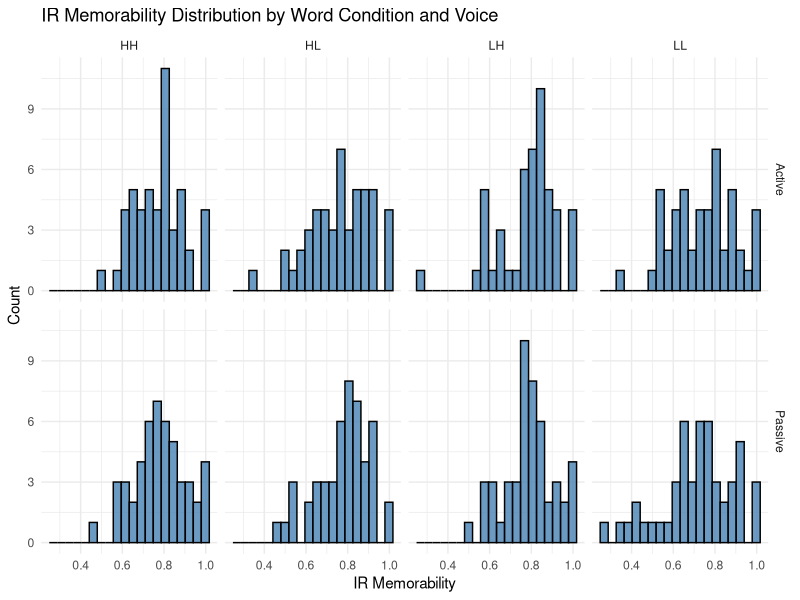
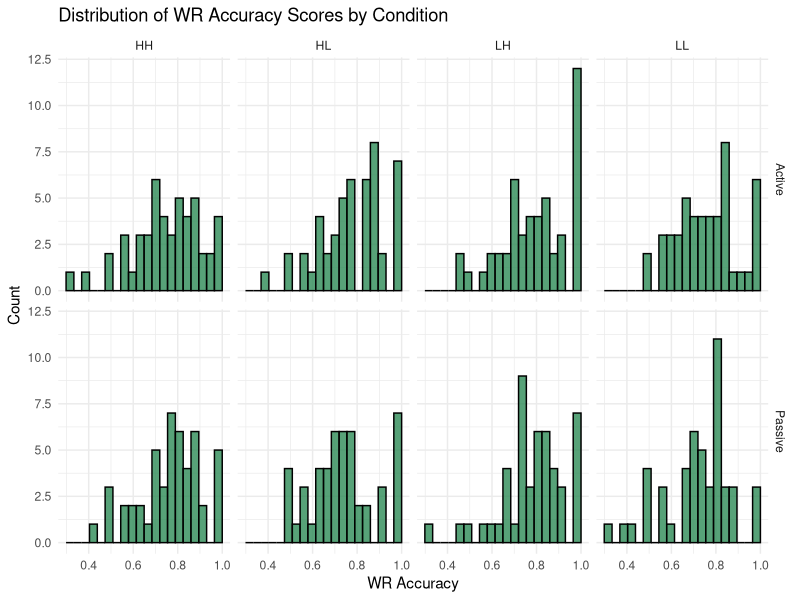
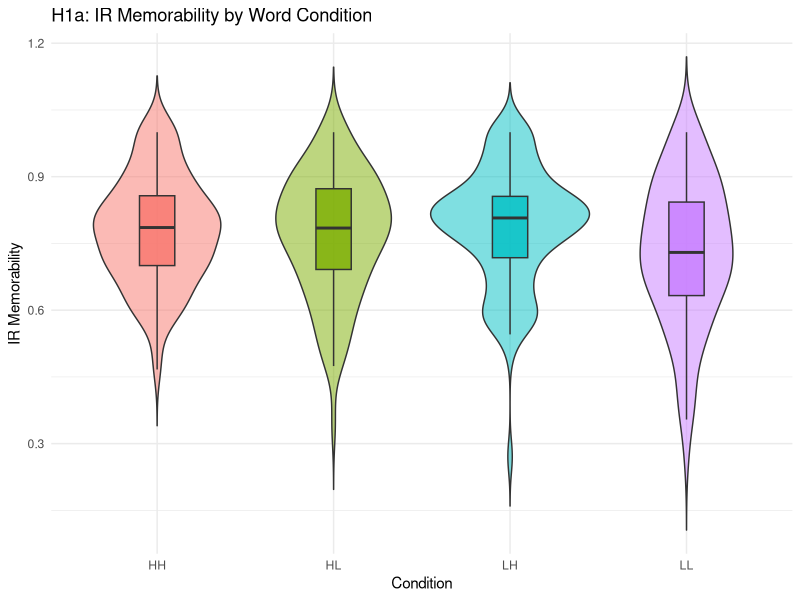
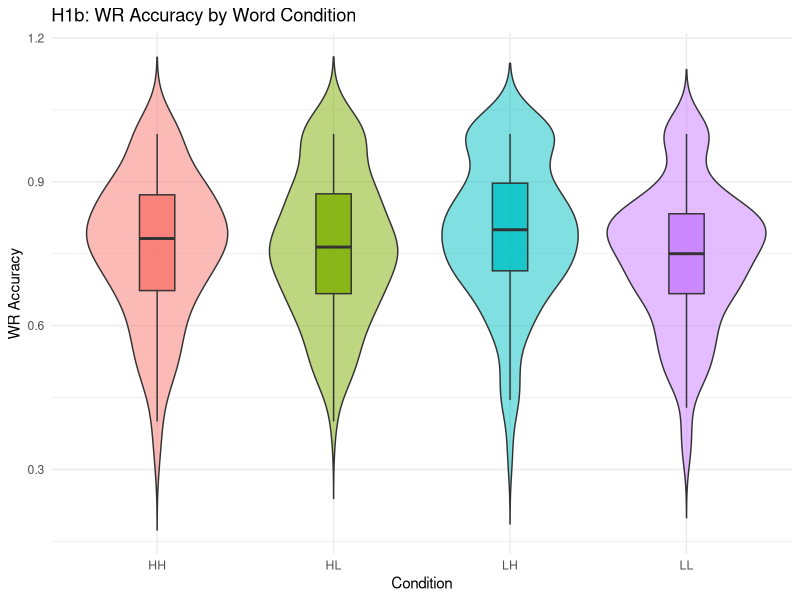
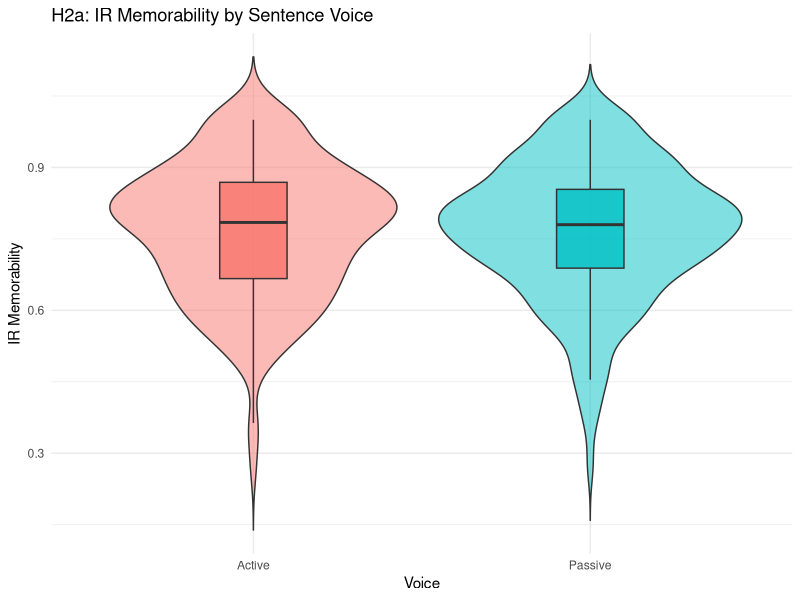
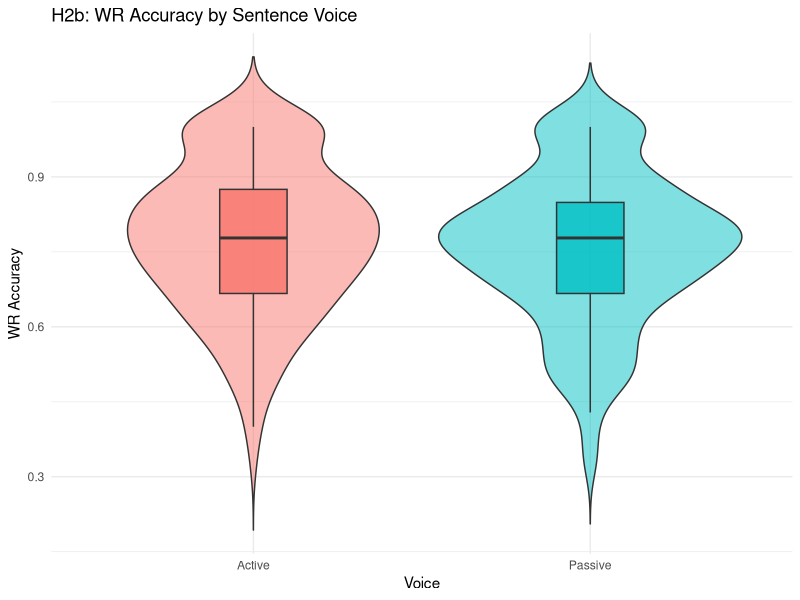
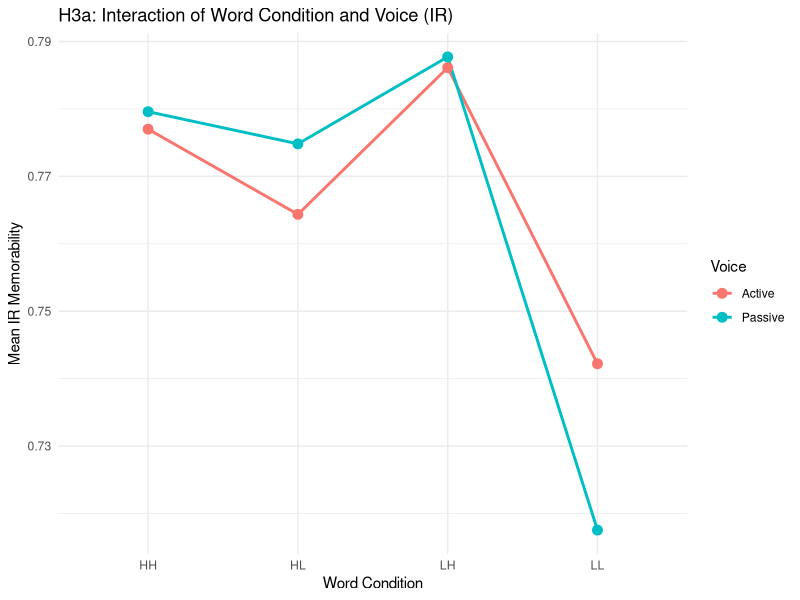
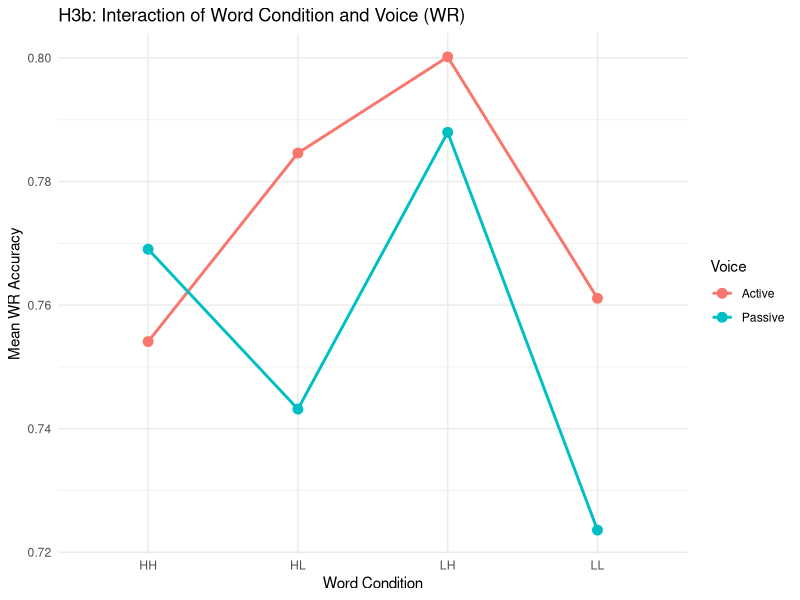

Source code (R) for these figures, in order:
## ---- chunk 1
library(tidyverse)
library(stringr)
## ---- chunk 2
raw_dataset <- read_csv(
  "sentence_memorability_data.csv",
  na = c("", "NA", "N/A"),
  show_col_types = FALSE
)

aggregated_matrix <- raw_dataset %>%
  filter(isTarget == TRUE) %>%
  arrange(participant_ID, Stimulus, Timestamp) %>%
  mutate(
    # mapping conditions
    Word_Condition = case_when(
  str_detect(Stimulus, "^HH_")  ~ "HH",
  str_detect(Stimulus, "^HVL_") ~ "HL",
  str_detect(Stimulus, "^LVH_") ~ "LH",
  str_detect(Stimulus, "^LVL_") ~ "LL"
),
    Word_Condition = factor(Word_Condition, levels = c("HH","HL","LH","LL")),

    Sentence_Voice = case_when(
      str_detect(Stimulus, "_A$") ~ "Active",
      str_detect(Stimulus, "_P$") ~ "Passive",
      TRUE ~ NA_character_
    ),
    Sentence_Voice = factor(Sentence_Voice, levels = c("Active", "Passive")),

    Accuracy.IR = suppressWarnings(as.numeric(Accuracy.IR)),
    Accuracy.WR = suppressWarnings(as.numeric(Accuracy.WR)),

    # store previous IR result
    prev_IR = lag(Accuracy.IR)
  ) %>%
  group_by(Stimulus, Word_Condition, Sentence_Voice) %>%
  summarise(

    # IR components
    Total_Repeats = sum(isRepeat == TRUE & Event == "Sentence shown", na.rm = TRUE),
    Total_Denom = sum(is.na(isRepeat) & Event == "Sentence shown"),
    Hits = sum(Event == "IR pressed" & isRepeat == TRUE & Accuracy.IR == 1, na.rm = TRUE),
    False_Alarms = sum(Event == "IR pressed" & is.na(isRepeat), na.rm = TRUE),

    # IR metrics
    Hit_Rate = if_else(Total_Repeats > 0, Hits / Total_Repeats, 0),
    False_Alarm_Rate = if_else(Total_Denom > 0, False_Alarms / Total_Denom, 0),
    IR_Memorability = Hit_Rate - False_Alarm_Rate,

    # WR components (after correct IR)
    WR_correct = sum(Event == "WR pressed" & Accuracy.WR == 1 & prev_IR == 1, na.rm = TRUE),
    WR_total   = sum(Event == "WR pressed" & prev_IR == 1, na.rm = TRUE),

    # WR metric
    WR_Accuracy = if_else(WR_total > 0, WR_correct / WR_total, 0),

    .groups = "drop"
  ) %>%
  mutate(WR_Accuracy = replace_na(WR_Accuracy, 0))
## ---- chunk 3
# Graph 1: Histogram of IR Memorability Scores
ggplot(aggregated_matrix, aes(x = IR_Memorability)) +
  geom_histogram(bins = 20, fill = "steelblue", color = "black", alpha = 0.8) +
  facet_grid(Sentence_Voice ~ Word_Condition) +
  labs(
    title = "IR Memorability Distribution by Word Condition and Voice",
    x = "IR Memorability",
    y = "Count"
  ) +
  theme_minimal()

# Graph 2: Histogram of WR Accuracy Scores
ggplot(aggregated_matrix, aes(x = WR_Accuracy)) +
  geom_histogram(bins = 20, fill = "seagreen", color = "black", alpha = 0.8) +
  facet_grid(Sentence_Voice ~ Word_Condition) +
  labs(
    title = "Distribution of WR Accuracy Scores by Condition",
    x = "WR Accuracy",
    y = "Count"
  ) +
  theme_minimal()
## ---- chunk 4
# Graph 3 (H1a): Violin & Boxplot for IR by Word Condition
ggplot(aggregated_matrix, aes(x = Word_Condition, y = IR_Memorability, fill = Word_Condition)) +
  geom_violin(trim = FALSE, alpha = 0.5) +
  geom_boxplot(width = 0.2, outlier.shape = NA, alpha = 0.8) +
  labs(title = "H1a: IR Memorability by Word Condition", x = "Condition", y = "IR Memorability") +
  theme_minimal() + theme(legend.position = "none")

# Graph 4 (H1b): Violin & Boxplot for WR by Word Condition
ggplot(aggregated_matrix, aes(x = Word_Condition, y = WR_Accuracy, fill = Word_Condition)) +
  geom_violin(trim = FALSE, alpha = 0.5) +
  geom_boxplot(width = 0.2, outlier.shape = NA, alpha = 0.8) +
  labs(title = "H1b: WR Accuracy by Word Condition", x = "Condition", y = "WR Accuracy") +
  theme_minimal() + theme(legend.position = "none")
## ---- chunk 5
# Graph 5 (H2a): Violin & Boxplot for IR by Voice
ggplot(aggregated_matrix %>% drop_na(Sentence_Voice), aes(x = Sentence_Voice, y = IR_Memorability, fill = Sentence_Voice)) +
  geom_violin(trim = FALSE, alpha = 0.5) +
  geom_boxplot(width = 0.2, outlier.shape = NA, alpha = 0.8) +
  labs(title = "H2a: IR Memorability by Sentence Voice", x = "Voice", y = "IR Memorability") +
  theme_minimal() + theme(legend.position = "none")

# Graph 6 (H2b): Violin & Boxplot for WR by Voice
ggplot(aggregated_matrix %>% drop_na(Sentence_Voice), aes(x = Sentence_Voice, y = WR_Accuracy, fill = Sentence_Voice)) +
  geom_violin(trim = FALSE, alpha = 0.5) +
  geom_boxplot(width = 0.2, outlier.shape = NA, alpha = 0.8) +
  labs(title = "H2b: WR Accuracy by Sentence Voice", x = "Voice", y = "WR Accuracy") +
  theme_minimal() + theme(legend.position = "none")
## ---- chunk 6
interaction_data <- aggregated_matrix %>%
  drop_na(Word_Condition, Sentence_Voice) %>%
  group_by(Word_Condition, Sentence_Voice) %>%
  summarise(
    Mean_IR = mean(IR_Memorability, na.rm = TRUE),
    Mean_WR = mean(WR_Accuracy, na.rm = TRUE),
    .groups = 'drop'
  )

# Graph 7 (H3a): Interaction Plot for IR
ggplot(interaction_data, aes(x = Word_Condition, y = Mean_IR, color = Sentence_Voice, group = Sentence_Voice)) +
  geom_line(linewidth = 1) + geom_point(size = 3) +
  labs(title = "H3a: Interaction of Word Condition and Voice (IR)", x = "Word Condition", y = "Mean IR Memorability", color = "Voice") +
  theme_minimal()

# Graph 8 (H3b): Interaction Plot for WR 
ggplot(interaction_data, aes(x = Word_Condition, y = Mean_WR, color = Sentence_Voice, group = Sentence_Voice)) +
  geom_line(linewidth = 1) + geom_point(size = 3) +
  labs(title = "H3b: Interaction of Word Condition and Voice (WR)", x = "Word Condition", y = "Mean WR Accuracy", color = "Voice") +
  theme_minimal()
## ---- chunk 7
aggregated_scaled <- aggregated_matrix %>%
  mutate(
    IR_scaled = as.numeric(scale(IR_Memorability)),
    WR_scaled = as.numeric(scale(WR_Accuracy))
  )

# Calculate average scaled IR and WR scores and their standard errors for each word condition
effect_data <- aggregated_scaled %>%
  drop_na(Word_Condition, Sentence_Voice) %>%
  group_by(Word_Condition) %>%
  summarise(
    IR_mean = mean(IR_scaled, na.rm=TRUE),
    IR_se = sd(IR_scaled, na.rm=TRUE)/sqrt(n()),
    WR_mean = mean(WR_scaled, na.rm=TRUE),
    WR_se = sd(WR_scaled, na.rm=TRUE)/sqrt(n()),
    .groups="drop"
  )

# Graph 9 (H4): Word Memorability effects on IR vs WR
effect_data_long <- effect_data %>%
  pivot_longer(cols = c(IR_mean, WR_mean), names_to = "Metric", values_to = "Mean") %>%
  mutate(SE = ifelse(Metric == "IR_mean", IR_se, WR_se))

ggplot(effect_data_long, aes(x = Word_Condition, y = Mean, fill = Metric)) +
  geom_bar(stat = "identity", position = position_dodge()) +
  geom_errorbar(aes(ymin = Mean - SE, ymax = Mean + SE), width = 0.2, position = position_dodge(0.9)) +
  labs(title = "H4: Word Memorability Effect Magnitude (IR vs WR)", x = "Word Condition", y = "Score Magnitude") +
  scale_fill_manual(values = c("steelblue", "seagreen"), labels = c("IR Memorability", "WR Accuracy")) +
  theme_minimal()

# Graph 10 (H5): Sentence Voice effects on IR vs WR
voice_effect <- aggregated_scaled %>%
  drop_na(Sentence_Voice) %>%
  group_by(Sentence_Voice) %>%
  summarise(
    IR_mean = mean(IR_scaled, na.rm=TRUE),
    IR_se = sd(IR_scaled, na.rm=TRUE)/sqrt(n()),
    WR_mean = mean(WR_scaled, na.rm=TRUE),
    WR_se = sd(WR_scaled, na.rm=TRUE)/sqrt(n()),
    .groups="drop"
  ) %>%
  pivot_longer(cols = c(IR_mean, WR_mean), names_to = "Metric", values_to = "Mean") %>%
  mutate(SE = ifelse(Metric == "IR_mean", IR_se, WR_se))

ggplot(voice_effect, aes(x = Sentence_Voice, y = Mean, fill = Metric)) +
  geom_bar(stat = "identity", position = position_dodge()) +
  geom_errorbar(aes(ymin = Mean - SE, ymax = Mean + SE), width = 0.2, position = position_dodge(0.9)) +
  labs(title = "H5: Sentence Voice Effect Magnitude (IR vs WR)", x = "Sentence Voice", y = "Score Magnitude") +
  scale_fill_manual(values = c("steelblue", "seagreen"), labels = c("IR Memorability", "WR Accuracy")) +
  theme_minimal()
## ---- chunk 8
# Descriptive stats by Word Condition
desc_word <- aggregated_matrix %>%
  drop_na(Word_Condition) %>%
  group_by(Word_Condition) %>%
  summarise(
    IR_mean = mean(IR_Memorability, na.rm = TRUE),
    IR_sd = sd(IR_Memorability, na.rm = TRUE),
    IR_median = median(IR_Memorability, na.rm = TRUE),

    WR_mean = mean(WR_Accuracy, na.rm = TRUE),
    WR_sd = sd(WR_Accuracy, na.rm = TRUE),
    WR_median = median(WR_Accuracy, na.rm = TRUE),

    n = n(),
    .groups = "drop"
  )

print(desc_word)
## ---- chunk 9
# Descriptive stats by Sentence Voice
desc_voice <- aggregated_matrix %>%
  drop_na(Sentence_Voice) %>%
  group_by(Sentence_Voice) %>%
  summarise(
    IR_mean = mean(IR_Memorability, na.rm = TRUE),
    IR_sd = sd(IR_Memorability, na.rm = TRUE),
    IR_median = median(IR_Memorability, na.rm = TRUE),

    WR_mean = mean(WR_Accuracy, na.rm = TRUE),
    WR_sd = sd(WR_Accuracy, na.rm = TRUE),
    WR_median = median(WR_Accuracy, na.rm = TRUE),

    n = n(),
    .groups = "drop"
  )

print(desc_voice)
## ---- chunk 10
kruskal_ir_word <- kruskal.test(IR_Memorability ~ Word_Condition, data = aggregated_matrix)
print(kruskal_ir_word)
## ---- chunk 11
kruskal_wr_word <- kruskal.test(WR_Accuracy ~ Word_Condition, data = aggregated_matrix)
print(kruskal_wr_word)
## ---- chunk 12
mw_ir_voice <- wilcox.test(
  IR_Memorability ~ Sentence_Voice,
  data = aggregated_matrix,
  exact = FALSE
)

print(mw_ir_voice)
## ---- chunk 13
mw_wr_voice <- wilcox.test(
  WR_Accuracy ~ Sentence_Voice,
  data = aggregated_matrix,
  exact = FALSE
)

print(mw_wr_voice)
## ---- chunk 14
# Create categorical correctness variables
processed_trials <- raw_dataset %>%
  filter(isTarget == TRUE) %>%
  arrange(participant_ID, Stimulus, Timestamp) %>%
  group_by(participant_ID, Stimulus) %>%
  mutate(
    Word_Condition = case_when(
      str_detect(Stimulus, "^HH_")  ~ "HH",
      str_detect(Stimulus, "^HVL_") ~ "HL",
      str_detect(Stimulus, "^LVH_") ~ "LH",
      str_detect(Stimulus, "^LVL_") ~ "LL"
    ),
    Word_Condition = factor(Word_Condition, levels = c("HH", "HL", "LH", "LL")),

    Sentence_Voice = case_when(
      str_detect(Stimulus, "_A$") ~ "Active",
      str_detect(Stimulus, "_P$") ~ "Passive",
      TRUE ~ NA_character_
    ),
    Sentence_Voice = factor(Sentence_Voice, levels = c("Active", "Passive")),

    Accuracy.IR = suppressWarnings(as.numeric(Accuracy.IR)),
    Accuracy.WR = suppressWarnings(as.numeric(Accuracy.WR)),
    prev_IR = lag(Accuracy.IR)
  ) %>%
  ungroup()

ir_data <- processed_trials %>%
  filter(Event == "IR pressed") %>%
  mutate(
    IR_Result = case_when(
      isRepeat == TRUE & Accuracy.IR == 1 ~ "Correct",
      is.na(isRepeat) ~ "Incorrect",
      TRUE ~ NA_character_
    )
  ) %>%
  filter(!is.na(IR_Result))

wr_data <- processed_trials %>%
  filter(Event == "WR pressed", prev_IR == 1) %>%
  mutate(
    WR_Result = case_when(
      Accuracy.WR == 1 ~ "Correct",
      Accuracy.WR == 0 ~ "Incorrect",
      TRUE ~ NA_character_
    )
  ) %>%
  filter(!is.na(WR_Result))



ir_word_table <- table(ir_data$Word_Condition, ir_data$IR_Result)
fisher_ir_word <- fisher.test(ir_word_table)
print(fisher_ir_word)

wr_word_table <- table(wr_data$Word_Condition, wr_data$WR_Result)
fisher_wr_word <- fisher.test(wr_word_table)
print(fisher_wr_word)

ir_voice_table <- table(ir_data$Sentence_Voice, ir_data$IR_Result)
fisher_ir_voice <- fisher.test(ir_voice_table)
print(fisher_ir_voice)

wr_voice_table <- table(wr_data$Sentence_Voice, wr_data$WR_Result)
fisher_wr_voice <- fisher.test(wr_voice_table)
print(fisher_wr_voice)
## ---- chunk 15
# Create categorical correctness variables

ir_word_table <- table(ir_data$Word_Condition, ir_data$IR_Result)
chisq_ir_word <- chisq.test(ir_word_table)
print(chisq_ir_word)

wr_word_table <- table(wr_data$Word_Condition, wr_data$WR_Result)
chisq_wr_word <- chisq.test(wr_word_table)
print(chisq_wr_word)

ir_voice_table <- table(ir_data$Sentence_Voice, ir_data$IR_Result)
chisq_ir_voice <- chisq.test(ir_voice_table)
print(chisq_ir_voice)

wr_voice_table <- table(wr_data$Sentence_Voice, wr_data$WR_Result)
chisq_wr_voice <- chisq.test(wr_voice_table)
print(chisq_wr_voice)
## ---- chunk 16
# library(tidyverse)
# library(ggcorrplot)
# 
# library(dplyr)
# library(ggcorrplot)
# 
# #  The complete numeric correlation data
# cor_data <- aggregated_matrix %>%
#   select(
#     IR_Memorability,
#     WR_Accuracy,
#     Hit_Rate,
#     False_Alarm_Rate,
#     Hits,
#     False_Alarms,
#     Total_Repeats,
#     Total_Denom,
#     WR_correct,
#     WR_total
#   )
# 
# # Variable order
# var_order <- c(
#   "IR_Memorability",
#   "Hit_Rate",
#   "False_Alarm_Rate",
#   "Hits",
#   "False_Alarms",
#   "Total_Repeats",
#   "Total_Denom",
#   "WR_Accuracy",
#   "WR_correct",
#   "WR_total"
# )
# 
# # Compute Spearman correlation matrix
# cor_matrix <- cor(cor_data, method = "spearman", use = "complete.obs")
# 
# # Reorder matrix
# cor_matrix <- cor_matrix[var_order, var_order]
# 
# # Reorder correlation matrix and visualize pairwise relationships between variables using a Spearman correlation heatmap
# cor_matrix_plot <- cor_matrix[rev(rownames(cor_matrix)), ]
# 
# ggcorrplot(
#   cor_matrix_plot,
#   method = "square",
#   type = "lower",
#   lab = TRUE,
#   lab_size = 3,
#   hc.order = FALSE,
#   colors = c("#d73027", "white", "#1a9850"),
#   title = "Spearman Correlation Matrix: All Variables",
#   ggtheme = theme_minimal()
# )
## ---- chunk 17
ir_wr_counts <- raw_dataset %>%
  arrange(participant_ID, Stimulus, Timestamp) %>%
  group_by(participant_ID) %>%  
  mutate(
    Accuracy.IR = suppressWarnings(as.numeric(Accuracy.IR)),
    Accuracy.WR = suppressWarnings(as.numeric(Accuracy.WR)),
    prev_IR = lag(Accuracy.IR)
  ) %>%
  ungroup() %>%
  summarise(
    IR_Total = sum(Event == "IR pressed", na.rm = TRUE),
    IR_Correct = sum(Event == "IR pressed" & Accuracy.IR == 1 & isRepeat==TRUE, na.rm = TRUE),
    IR_Incorrect = sum(Event == "IR pressed" & Accuracy.IR == 0, na.rm = TRUE),

    WR_Total = sum(Event == "WR pressed" & prev_IR == 1, na.rm = TRUE),
    WR_Correct = sum(Event == "WR pressed" & Accuracy.WR == 1 & prev_IR == 1, na.rm = TRUE),
    WR_Incorrect = sum(Event == "WR pressed" & Accuracy.WR == 0 & prev_IR == 1, na.rm = TRUE)
  )

print(ir_wr_counts)
